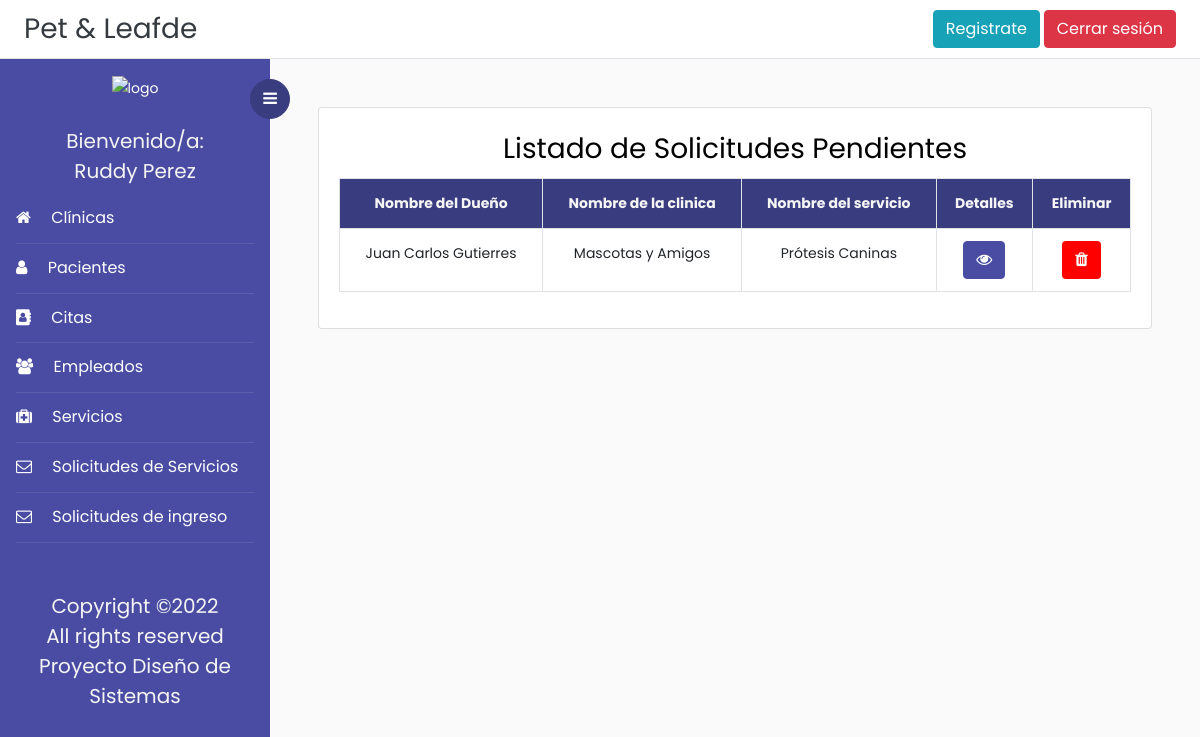
The app's page /listadoSolicitudServicio/ (signed in) with its own data.
### Veterinaria/models.py (models this page shows, shortened)
class SolicitudServicio(models.Model):
    solicitante = models.CharField(max_length=100, validators=[solo_Letras])
    nombreClinica = models.CharField(max_length=100,validators=[solo_Letras])
    nombreServicio = models.CharField(max_length=50, validators=[solo_Letras])
    razonSolicitud = models.CharField(max_length=200)
    catSolicitud = models.CharField(max_length=30)

### Veterinaria/views.py (the view)
# urls.py: path('listadoSolicitudServicio/',login_required(ListarSolicitudServicio.as_view()),name='listado_solicitud_servicio'),
class ListarSolicitudServicio(ListView):
    model = SolicitudServicio
    template_name = 'Plantillas/listadoSolicitudServicio.html'
    context_object_name = 'soliservicios'

### Veterinaria/templates/Plantillas/listadoSolicitudServicio.html (shortened to what this page needs)
{% extends 'base.html' %}
{% block content %}
<div class="row">
	<div class="col-md">
		<div class="card">
			<div class="card-body">
				<h3 align="center">Listado de Solicitudes Pendientes</h3>
				<table class="table table-bordered ">
					<tr style="text-align: center; background-color: #393c7f; color:whitesmoke;">
						<th style="text-align: center">Nombre del Dueño</th>
						<th style="text-align: center">Nombre de la clinica</th>
						<th style="text-align: center">Nombre del servicio</th>
						<th style="text-align: center">Detalles</th>
						<th style="text-align: center">Eliminar</th>
					</tr>
					{% for p in soliservicios %}
					<tr>
						<td style="text-align: center">
							<div>{{p.solicitante}}</div>
						</td>
						<td style="text-align: center">
							<div>{{p.nombreClinica}}</div>
						</td>
						<td style="text-align: center">
							{{p.nombreServicio}}
						</td>
						<td style="text-align: center">
							<a href="{% url 'detalle_solicitud_servicio' p.id %}" class="btn btn-primary"><i class="fa fa-eye" aria-hidden="true"></i></a>
						</td>
						<td style="text-align: center" >
							<button onclick="return abrir_modal('{% url 'eliminar_solicitud_servicio' p.pk %}')"  style="color:white; background-color:red" class="btn btn-successtn"><i class="fa fa-trash" aria-hidden="true"></i></button>
						</td>
					</tr>
					{% endfor %}
				</table>
			</div>
		</div>
	</div>
</div>&nbsp;
{% endblock content%}

### Veterinaria/templates/base.html (shortened to what this page needs)
<!doctype html>
<html lang="en">
  <head>
	<link rel="stylesheet" href="https://cdnjs.cloudflare.com/ajax/libs/select2/4.0.13/css/select2.min.css" />
    <link rel="stylesheet" href="https://cdn.jsdelivr.net/bxslider/4.2.12/jquery.bxslider.css">
	<link rel="stylesheet" href="https://stackpath.bootstrapcdn.com/font-awesome/4.7.0/css/font-awesome.min.css">
    {% load static %}
	<link rel="stylesheet" href="{% static 'css/style.css' %}">
    <link href='https://api.mapbox.com/mapbox-gl-js/v2.3.1/mapbox-gl.css' rel='stylesheet' />
  </head>
  <body>
		{% block navbar %}
	  <div class="d-flex flex-column flex-md-row align-items-center p-2 px-md-4 bg-white border-bottom box-shadow">
      <h3 class="my-0 mr-md-auto font-weight-normal" ><a class="text-dark" href="{% url 'index' %}">Pet & Leafde</a></h3>
	  <a class="btn btn-info" href="{% url 'registro'%}">Registrate</a>&nbsp;
	  {% if request.user.is_authenticated %}
      <a class="btn btn-danger" href="{% url 'logout' %}">Cerrar sesión</a>
	  {% else %}
	  <a class="btn btn-success" href="{% url 'login' %}">Iniciar sesión</a>
	  {% endif %}
    </div>
		<div class="wrapper d-flex align-items-stretch">
			<nav id="sidebar">
				<div class="custom-menu">
					<button type="button" id="sidebarCollapse" class="btn btn-primary">
	          <i class="fa fa-bars"></i>
	        </button>
        </div>
				<div class="p-3">
        <div class="contenedor_logo" align="center">
            <img  class="logo"  src="{% static 'images/logo.png'%}" alt="logo">
        </div>&nbsp;
			{% if request.user.is_authenticated %}
			<h5 style="color:whitesmoke;" class="my-0 mr-md-auto font-weight-normal" align ="center">Bienvenido/a:</h5>
			<h5 style="color:whitesmoke;" align ='center'>{{user.first_name}} {{user.last_name}}</h5>
	        <ul class="list-unstyled components mb-5">
	          <li class="active">
	            <a href="{% url 'listar_clinica' %}"><span class="fa fa-home mr-3"></span> Clínicas</a>
	          </li>
	          <li class="active">
	            <a href="{% url 'listado_pacientes' %}"><span class="fa fa-user mr-3"></span> Pacientes</a>
	          </li>
	          <li class="active">
              <a href="{% url 'listado_citas' %}"><span class="fa fa-address-book mr-3"></span> Citas</a>
	          </li>
	          <li class="active">
              	<a href="{% url 'listado_empleados' %}"><span class="fa fa-users mr-3"></span> Empleados</a>
	          </li>
			  <li class="active">
              	<a href="{% url 'listado_servicios' %}"><span class="fa fa-medkit mr-3"></span> Servicios</a>
	          </li>
			  <li class="active">
              	<a href="{% url 'listado_solicitud_servicio' %}"><span class="fa fa-envelope-o mr-3"></span> Solicitudes de Servicios</a>
	          </li>
			  <li class="active">
				<a href="{% url 'listado_solicitudes' %}"><span class="fa fa-envelope-o mr-3"></span> Solicitudes de ingreso</a>
			</li>
			</ul>
			{% endif %}
	        <div class="footer">
	        	<h5 align="center" style="color:whitesmoke;">
						  Copyright &copy;<script>document.write(new Date().getFullYear());</script><br>
						  All rights reserved <br> Proyecto Diseño de Sistemas
	        </div>
	      </div>
    	</nav>
        {% endblock navbar%}
      <div id="content" class="p-4 p-md-5 pt-5">
	  {% block content %}{% endblock content%}
  </body>
</html>

### records on screen
SolicitudServicio: solicitante "Juan Carlos Gutierres", nombreClinica "Mascotas y Amigos", nombreServicio "Prótesis Caninas"

### other values on screen
{{ user.first_name }} "Ruddy"
{{ user.last_name }} "Perez"
